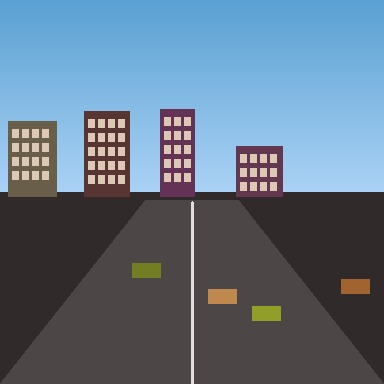
#> input picture sample_images/00_clean.jpg, 384 x 384 px; its folder holds only this picture in this run
$ python -i features.py   (imports and definitions only)   (older library calls are emulated)
#> lines starting #> are read from the running program, lines starting #| are printed output that depends on the picture
"""Shared image-quality features for training and serving.

Global statistics and tile maps use the same per-region metrics so heatmaps
cannot contradict the clinic verdict.
"""

from __future__ import annotations

import cv2
import numpy as np

FEATURE_NAMES = [
    "sharpness_laplacian",
    "sharpness_tenengrad",
    "brightness_mean",
    "dark_frac",
    "bright_frac",
    "contrast_std",
    "saturation_mean",
    "noise_mad",
    "entropy",
    "jpeg_blockiness",
    "median_residual",
    "defect_peak",
    "defect_frac",
    "fft_high_ratio",
    "mscn_var",
    "clahe_delta",
    "color_cast",
    "glare_peak",
]

ISSUE_TYPES = [
    "blur",
    "underexposure",
    "overexposure",
    "noise",
    "corruption",
    "defect",
]

MAX_ANALYSIS_DIM = 512


def decode_image(data: bytes) -> np.ndarray:
    arr = np.frombuffer(data, dtype=np.uint8)
    bgr = cv2.imdecode(arr, cv2.IMREAD_COLOR)
    if bgr is None:
        raise ValueError("unreadable_image")
    return bgr


def bgr_to_working(bgr: np.ndarray, max_dim: int = MAX_ANALYSIS_DIM) -> np.ndarray:
    h, w = bgr.shape[:2]
    scale = min(1.0, max_dim / max(h, w))
    if scale < 1.0:
        bgr = cv2.resize(
            bgr,
            (max(1, int(w * scale)), max(1, int(h * scale))),
            interpolation=cv2.INTER_AREA,
        )
    return bgr


def _luma(bgr: np.ndarray) -> np.ndarray:
    return cv2.cvtColor(bgr, cv2.COLOR_BGR2GRAY).astype(np.float32)


def _saturation(bgr: np.ndarray) -> np.ndarray:
    hsv = cv2.cvtColor(bgr, cv2.COLOR_BGR2HSV)
    return hsv[:, :, 1].astype(np.float32) / 255.0


def region_metrics(bgr: np.ndarray) -> dict[str, float]:
    """Metrics for a full image or a single tile (same formulas)."""
    gray = _luma(bgr)
    if gray.size < 16:
        return {
            "sharpness_laplacian": 0.0,
            "sharpness_tenengrad": 0.0,
            "brightness_mean": float(gray.mean() / 255.0) if gray.size else 0.0,
            "dark_frac": 0.0,
            "bright_frac": 0.0,
            "contrast_std": 0.0,
            "saturation_mean": 0.0,
            "noise_mad": 0.0,
            "entropy": 0.0,
            "jpeg_blockiness": 0.0,
            "median_residual": 0.0,
        }

    lap = cv2.Laplacian(gray, cv2.CV_32F, ksize=3)
    gx = cv2.Sobel(gray, cv2.CV_32F, 1, 0, ksize=3)
    gy = cv2.Sobel(gray, cv2.CV_32F, 0, 1, ksize=3)
    tenengrad = float(np.mean(gx * gx + gy * gy))

    brightness = float(gray.mean() / 255.0)
    dark_frac = float(np.mean(gray < 25.0))
    bright_frac = float(np.mean(gray > 230.0))
    contrast = float(gray.std() / 255.0)
    sat = float(_saturation(bgr).mean())

    blurred = cv2.GaussianBlur(gray, (3, 3), 0)
    residual = gray - blurred
    noise_mad = float(np.median(np.abs(residual - np.median(residual))) / 255.0)

    hist = cv2.calcHist([gray.astype(np.uint8)], [0], None, [64], [0, 256]).ravel()
    p = hist / (hist.sum() + 1e-8)
    p = p[p > 0]
    entropy = float(-(p * np.log2(p)).sum() / 6.0)

    blockiness = _jpeg_blockiness(gray)
    med = cv2.medianBlur(gray.astype(np.uint8), 15).astype(np.float32)
    residual_p95 = float(np.percentile(np.abs(gray - med), 95) / 255.0)

    return {
        "sharpness_laplacian": float(lap.var() / (255.0**2)),
        "sharpness_tenengrad": tenengrad / (255.0**2),
        "brightness_mean": brightness,
        "dark_frac": dark_frac,
        "bright_frac": bright_frac,
        "contrast_std": contrast,
        "saturation_mean": sat,
        "noise_mad": noise_mad,
        "entropy": entropy,
        "jpeg_blockiness": blockiness,
        "median_residual": residual_p95,
    }


def _jpeg_blockiness(gray: np.ndarray) -> float:
    h, w = gray.shape
    if h < 16 or w < 16:
        return 0.0
    dh = np.abs(np.diff(gray, axis=1))
    dv = np.abs(np.diff(gray, axis=0))
    v_bounds = float(dh[:, 7::8].mean()) if dh.shape[1] > 8 else 0.0
    h_bounds = float(dv[7::8, :].mean()) if dv.shape[0] > 8 else 0.0
    # Interior (non-boundary) steps
    v_mask = np.ones(dh.shape[1], dtype=bool)
    v_mask[7::8] = False
    h_mask = np.ones(dv.shape[0], dtype=bool)
    h_mask[7::8] = False
    v_int = float(dh[:, v_mask].mean()) if v_mask.any() else 1e-6
    h_int = float(dv[h_mask, :].mean()) if h_mask.any() else 1e-6
    return float(((v_bounds / (v_int + 1e-6)) + (h_bounds / (h_int + 1e-6))) / 2.0)


def extra_global_metrics(bgr: np.ndarray) -> dict[str, float]:
    """Full-image signals (too noisy / too slow to run on every tile)."""
    gray = _luma(bgr)
    h, w = gray.shape
    if h < 16 or w < 16:
        return {
            "fft_high_ratio": 0.0,
            "mscn_var": 0.0,
            "clahe_delta": 0.0,
            "color_cast": 0.0,
            "glare_peak": 0.0,
        }

    spectrum = np.abs(np.fft.fftshift(np.fft.fft2(gray)))
    cy, cx = h // 2, w // 2
    yy, xx = np.ogrid[:h, :w]
    radius = np.sqrt((yy - cy) ** 2 + (xx - cx) ** 2)
    rmax = max(min(cy, cx), 1)
    high = float(spectrum[radius > 0.35 * rmax].mean()) if np.any(radius > 0.35 * rmax) else 0.0
    low = float(spectrum[radius <= 0.15 * rmax].mean()) if np.any(radius <= 0.15 * rmax) else 1e-6
    fft_high_ratio = float(np.clip(high / (low + 1e-6), 0.0, 20.0) / 20.0)

    mu = cv2.GaussianBlur(gray, (7, 7), 1.166)
    sigma = np.sqrt(np.maximum(cv2.GaussianBlur(gray * gray, (7, 7), 1.166) - mu * mu, 0))
    mscn = (gray - mu) / (sigma + 1.0)
    mscn_var = float(np.clip(mscn.var() / 8.0, 0.0, 1.0))

    clahe = cv2.createCLAHE(clipLimit=2.0, tileGridSize=(8, 8))
    equalized = clahe.apply(gray.astype(np.uint8)).astype(np.float32)
    clahe_delta = float(np.mean(np.abs(equalized - gray)) / 255.0)

    channels = bgr.astype(np.float32)
    means = channels.reshape(-1, 3).mean(axis=0)
    gray_mean = float(means.mean())
    color_cast = float(np.max(np.abs(means - gray_mean)) / 255.0)

    sat = _saturation(bgr)
    glare_peak = float(np.mean((gray > 240) & (sat < 0.18)))

    return {
        "fft_high_ratio": fft_high_ratio,
        "mscn_var": mscn_var,
        "clahe_delta": clahe_delta,
        "color_cast": color_cast,
        "glare_peak": glare_peak,
    }


def extract_tile_maps(bgr: np.ndarray, grid_size: int = 16) -> dict:
    h, w = bgr.shape[:2]
    rows, cols = grid_size, grid_size
    tile_h = h / rows
    tile_w = w / cols

    sharpness = np.zeros((rows, cols), dtype=np.float32)
    dark = np.zeros((rows, cols), dtype=np.float32)
    bright = np.zeros((rows, cols), dtype=np.float32)
    noise = np.zeros((rows, cols), dtype=np.float32)
    residual = np.zeros((rows, cols), dtype=np.float32)
    tiles: list[dict[str, float]] = []

    for r in range(rows):
        for c in range(cols):
            y0 = int(r * tile_h)
            y1 = int((r + 1) * tile_h) if r < rows - 1 else h
            x0 = int(c * tile_w)
            x1 = int((c + 1) * tile_w) if c < cols - 1 else w
            patch = bgr[y0:y1, x0:x1]
            m = region_metrics(patch)
            sharpness[r, c] = m["sharpness_laplacian"]
            dark[r, c] = m["dark_frac"]
            bright[r, c] = m["bright_frac"]
            noise[r, c] = m["noise_mad"]
            residual[r, c] = m["median_residual"]
            tiles.append(
                {
                    "blur": 0.0,
                    "underexposure": float(m["dark_frac"]),
                    "overexposure": float(m["bright_frac"]),
                    "noise": float(m["noise_mad"]),
                    "defect": 0.0,
                    "sharpness": float(m["sharpness_laplacian"]),
                    "brightness": float(m["brightness_mean"]),
                }
            )

    # Blur = inverted sharpness relative to this image (aligned with global low sharpness).
    p95 = float(np.percentile(sharpness, 95) + 1e-8)
    blur = np.clip(1.0 - sharpness / p95, 0.0, 1.0)

    # Defect = tiles whose median-filter residual is an outlier vs the grid.
    r_med = float(np.median(residual) + 1e-6)
    defect = np.clip((residual - r_med) / (np.percentile(residual, 75) + 1e-6), 0.0, 1.0)

    for i, t in enumerate(tiles):
        r, c = divmod(i, cols)
        t["blur"] = float(blur[r, c])
        t["defect"] = float(defect[r, c])

    return {
        "rows": rows,
        "cols": cols,
        "blur": blur,
        "underexposure": np.clip(dark, 0, 1),
        "overexposure": np.clip(bright, 0, 1),
        "noise": _normalize_map(noise),
        "defect": defect,
        "tiles": tiles,
    }


def _normalize_map(m: np.ndarray) -> np.ndarray:
    lo, hi = float(m.min()), float(m.max())
    if hi - lo < 1e-8:
        return np.zeros_like(m)
    return ((m - lo) / (hi - lo)).astype(np.float32)


def extract_global_features(bgr: np.ndarray, grid_size: int = 16) -> tuple[np.ndarray, dict, dict]:
    maps = extract_tile_maps(bgr, grid_size=grid_size)
    m = region_metrics(bgr)
    extra = extra_global_metrics(bgr)

    defect_peak = float(maps["defect"].max())
    defect_frac = float(np.mean(maps["defect"] > 0.45))

    named = {
        **m,
        "defect_peak": defect_peak,
        "defect_frac": defect_frac,
        **extra,
    }
    vec = np.array([named[k] for k in FEATURE_NAMES], dtype=np.float32)

    stats = {
        "sharpness": round(m["sharpness_laplacian"], 4),
        "brightness": round(m["brightness_mean"], 4),
        "contrast": round(m["contrast_std"], 4),
        "noise_estimate": round(m["noise_mad"], 4),
        "saturation": round(m["saturation_mean"], 4),
        "blockiness": round(m["jpeg_blockiness"], 4),
        "glare": round(extra["glare_peak"], 4),
        "color_cast": round(extra["color_cast"], 4),
    }
    return vec, stats, maps

>>> import cv2
>>> picture = cv2.imread('../../../sample_images/00_clean.jpg')
#> picture is the input picture: shape (384, 384, 3); mean B, G, R 132.5, 115.5, 97.6
>>> result = extract_global_features(picture)
#> the loop in extract_tile_maps, `for r in range(rows):` made 16 passes
#> pass 1, in region_metrics (call 2), `lap = cv2.Laplacian(gray, cv2.CV_32F, ksize=3)`:
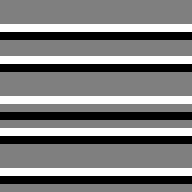
#> lap: shape (24, 24) float32 (shown 8 times larger); min -4, max 4, mean 0; drawn with min black and max white
#> after the loop in extract_tile_maps, `for r in range(rows):`:
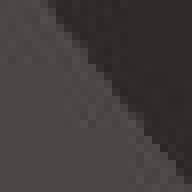
#> patch: shape (24, 24, 3) (shown 8 times larger); mean B, G, R 59.3, 59.3, 65.3
#> in extra_global_metrics, `spectrum = np.abs(np.fft.fftshift(np.fft.fft2(gray)))`:
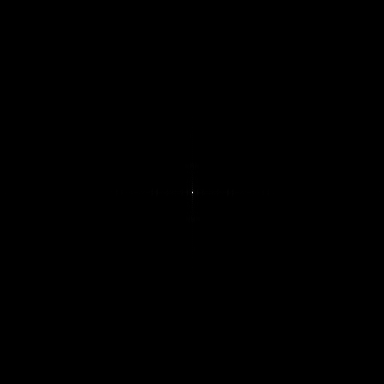
#> spectrum: shape (384, 384) float64; min 0.695, max 16535093, mean 3418.7; drawn with min black and max white
#> in extra_global_metrics, `mu = cv2.GaussianBlur(gray, (7, 7), 1.166)`:
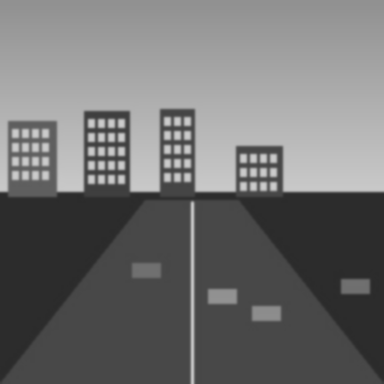
#> mu: shape (384, 384) float32; min 43.31, max 204.6, mean 112.1
#> in extra_global_metrics, `sigma = np.sqrt(np.maximum(cv2.GaussianBlur(gray * gray, (7, 7), 1.166..`:
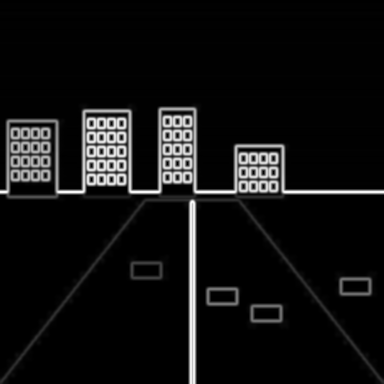
#> sigma: shape (384, 384) float32; min 0, max 76.83, mean 5.3; drawn with min black and max white
#> in extra_global_metrics, `mscn = (gray - mu) / (sigma + 1.0)`:
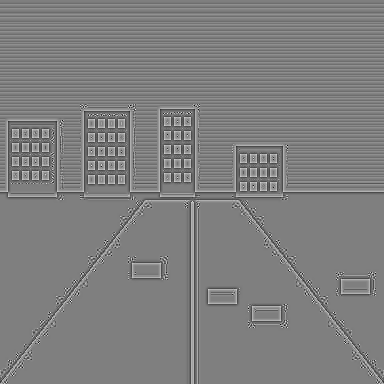
#> mscn: shape (384, 384) float32; min -1.72, max 1.73, mean -0.00207; drawn with min black and max white
#> in extra_global_metrics, `sat = _saturation(bgr)`:
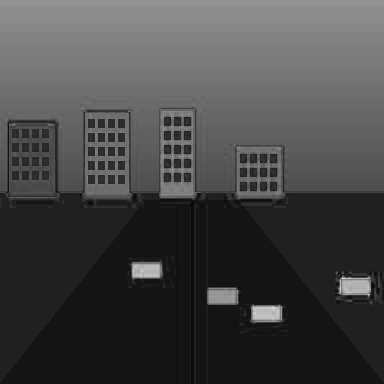
#> sat: shape (384, 384) float32; min 0, max 0.929, mean 0.272
